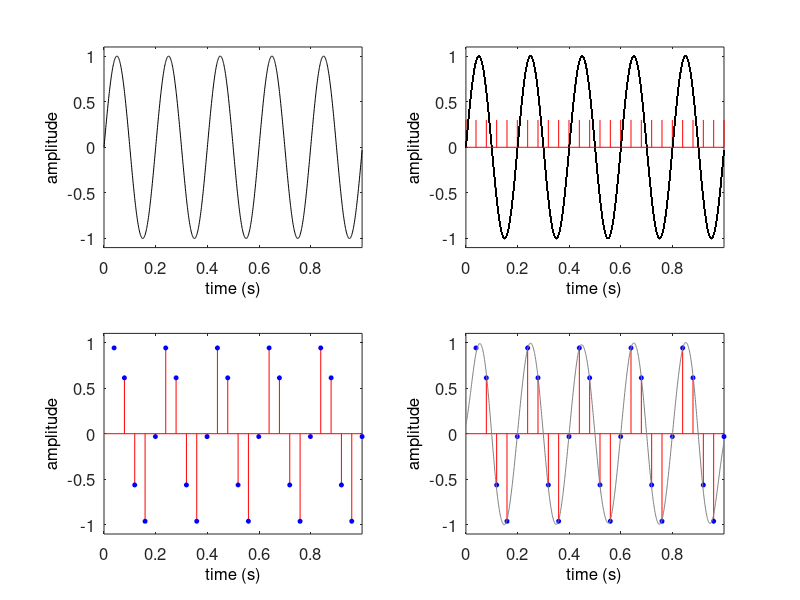

The MATLAB script that drew this image:
%-------------------------------------------------------------------------------
% Function, L1_ADC_principle()
%-------------------------------------------------------------------------------
function L1_ADC_principle()

% clear command window
clc;

% parameters
N = 1000;     % number of samples
fs = 1000;    % sampling rate of original signal
f = 5;        % frequency of original signal
fq = 25;      % sampling rate 

nDuration = N / fs;

% signal
dt = 1 / fs;
t = (0:dt:(nDuration - dt))';
y = sin(2 * pi * t * f);

% sampling sequence
q = zeros(N, 1);
for n = 1:N
  if rem(n, floor(fs / fq)) == 0 || n == 1
    q(n) = 1;
  end
end

% sampled signal
u = y .* q;

% reconstruction of signal 
w = reconstruct_signal(u);

% plot signals
plot_signals(t, y, q, u, w, N);

end % end

%-------------------------------------------------------------------------------
% Function, reconstruct_signal()
%-------------------------------------------------------------------------------
function w = reconstruct_signal(u)

% signal reconstruction 
x = (-7.99:0.02:8) * pi;
r = sin(x) ./ x;
w = conv(u, r);
w = w((floor(length(x) / 2) + 1):(end - floor(length(x) / 2)));
w = w / max(w);

end % end

%-------------------------------------------------------------------------------
% Function, plot_signals()
%-------------------------------------------------------------------------------
function plot_signals(t, y, q, u, w, N)

% original signal
subplot(2, 2, 1); plot(t, y, 'k');
set(gca, 'XLim', [t(1), t(end)], 'YLim', [-1.1, 1.1], 'FontSize', 12);
set(get(gca, 'XLabel'), 'String', 'time (s)', 'FontSize', 12);
set(get(gca, 'YLabel'), 'String', 'amplitude', 'FontSize', 12);

% sampling sequence
subplot(2, 2, 2); 
for n = 1:N
  plot(t, y, 'k'); hold on; 
  if q(n) ~= 0
    line([t(n), t(n)], [0, 0.3], 'Color', 'r'); 
  end
end
line([t(1), t(end)], [0, 0], 'Color', 'r'); 
set(gca, 'XLim', [t(1), t(end)], 'YLim', [-1.1, 1.1], 'FontSize', 12); 
set(get(gca, 'XLabel'), 'String', 'time (s)', 'FontSize', 12);
set(get(gca, 'YLabel'), 'String', 'amplitude', 'FontSize', 12);

% sampled signal
subplot(2, 2, 3); 
for n = 1:N
  if u(n) ~= 0 
    line([t(n), t(n)], [0, u(n)], 'Color', 'r');
    plot(t(n), u(n), 'Color', 'b', 'Marker', 'o', 'MarkerSize', 3, 'MarkerFaceColor', 'b'); hold on;
  end
end
line([t(1), t(end)], [0, 0], 'Color', 'r');
set(gca, 'XLim', [t(1), t(end)], 'YLim', [-1.1, 1.1], 'FontSize', 12);
set(get(gca, 'XLabel'), 'String', 'time (s)', 'FontSize', 12);
set(get(gca, 'YLabel'), 'String', 'amplitude', 'FontSize', 12);

% reconstructed signal
subplot(2, 2, 4); 
for n = 1:N
  if u(n) ~= 0
    line([t(n), t(n)], [0, u(n)], 'Color', 'r');
    plot(t(n), u(n), 'Color', 'b', 'Marker', 'o', 'MarkerSize', 3, 'MarkerFaceColor', 'b'); hold on;
  end
end
line([t(1), t(end)], [0, 0], 'Color', 'r');
plot(t(1:(end - 1)), w, 'Color', [0.5, 0.5, 0.5]); hold on; 
set(gca, 'XLim', [t(1), t(end)], 'YLim', [-1.1, 1.1], 'FontSize', 12);
set(get(gca, 'XLabel'), 'String', 'time (s)', 'FontSize', 12);
set(get(gca, 'YLabel'), 'String', 'amplitude', 'FontSize', 12);

end % end 

%-------------------------------------------------------------------------------
